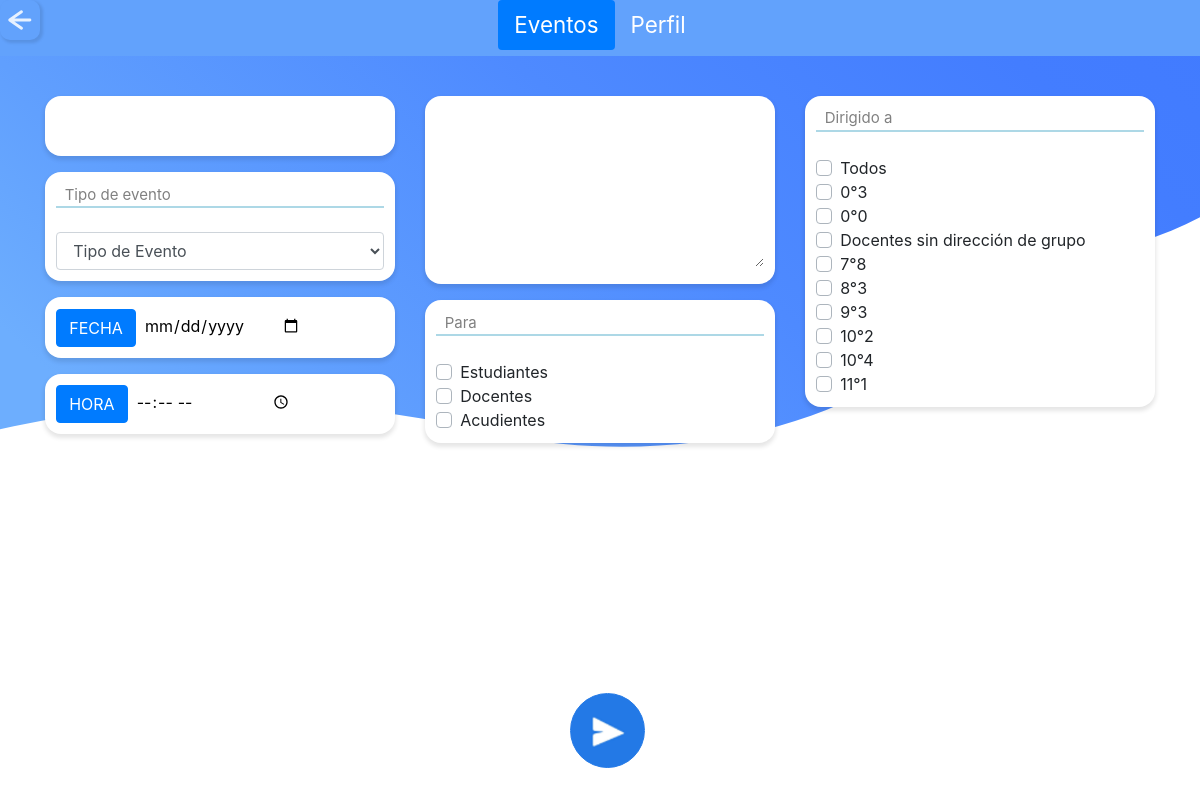
Screenshot of /moderador/actualizar_evento_mod.php (signed in) with the database file from the repository.
### tables this page shows
CREATE TABLE `tbl_grupo` (
  `codigo_g` varchar(10) NOT NULL,
  `grado_g` int(11) NOT NULL,
  `grupo_g` varchar(3) NOT NULL,
  `id_jornada` varchar(3) DEFAULT NULL
);

### moderador/actualizar_evento_mod.php (the view, shortened to what this page needs)
<?php
  include "../php/conexion.php";
  include "../php/variables.php";
?>
<!DOCTYPE html>
<html lang="es">
<head>
<?php
    $title="Moderador | SchoolTime";
    echo Links($title);
    ?>
    <link rel="stylesheet" type="text/css" href="../css/style.css">
    <link rel='stylesheet' href='../css/bootstrap.min.css'>
</head>
<body>
<?php
    $titulo="eventos";
    echo EventosModerador($titulo);
    ?>
<br>
<br>
<br>
<br>
<?php
$id=$_REQUEST['id'];
$query="SELECT * FROM tbl_evento WHERE id_evento='$id'";
$resultado=$conexion->query($query);
$row=$resultado->fetch_assoc();
?>
<form id="for" action="../php/modificar2.php?id=<?php echo $row['id_evento']?>" method="post">
<div class="container margen">
  <div class="row">
    <div class="col-sm">
        <div class="center nuevo_evento">
            <input type="text" class="titulo_evento" name="titulo_e" value="<?php echo $row['titulo_e'];?>" >
        </div>
   <div class="nuevo_evento">
    <div class="linea_azul">&nbsp;&nbsp;Tipo de evento</div><br>
    <select name="tipo_e" class="form-control" required>
    <option value="">Tipo de Evento</option>
      </select>
</div>
<?php
$fecha_actual = date('Y-m-d');
?>
<div class="nuevo_evento">
    <button type="button" class="btn btn-primary">FECHA</button>
    <?php
    $queryF="SELECT * FROM tbl_fecha_evento as fecha INNER JOIN tbl_evento as evento ON fecha.id_fecha=evento.id_fecha WHERE evento.id_evento='$id'";
    $resultadoF=$conexion->query($queryF);
    $rowF=$resultadoF->fetch_assoc();
    ?>
    <input class="fecha" min="<?php echo $fecha_actual ?>" type="date" name="fecha_e" value="<?php echo $rowF['fecha_evento'];?>">
   </div>
   <div class="nuevo_evento">
    <button type="button" class="btn btn-primary">HORA</button>
    <?php
    $queryH="SELECT * FROM tbl_hora_evento as hora INNER JOIN tbl_evento as evento ON hora.id_horas=evento.id_horas WHERE evento.id_evento='$id'";
    $resultadoH=$conexion->query($queryH);
    $rowH=$resultadoH->fetch_assoc();
    ?>
    <input class="fecha" type="time" name="hora_e" value="<?php echo $rowH['hora_evento'];?>">
   </div>
    </div>
    <div class="col-sm">
<div class="nuevo_evento ">
    <textarea class="descrip" name="descripcion_e" ><?php echo $row['descripcion_e'];?></textarea>
  </div>
    <div class="nuevo_evento">
 <div class="linea_azul">&nbsp;&nbsp;Para</div><br>
 <div class="custom-control custom-checkbox">
<label class="custom-control-label" for="e">Estudiantes</label>
</div>
<div class="custom-control custom-checkbox">
<label class="custom-control-label" for="a">Docentes</label>
</div>
<div class="custom-control custom-checkbox">
<label class="custom-control-label" for="ac">Acudientes</label>
</div>
</div>
    </div>
    <div class="col-sm">
  <div class="nuevo_evento">
 <div class="linea_azul">&nbsp;&nbsp;Dirigido a</div><br>
<div class="custom-control custom-checkbox">
<label class="custom-control-label" for="Marcar">Todos</label>
</div>
<?php
$query="SELECT * FROM tbl_grupo ORDER BY grado_g";
$resultado=$conexion->query($query);
while ($row=$resultado->fetch_assoc()){
?>
<?php
if( $row['grado_g']!=null){
?>
<div class="custom-control custom-checkbox">
<label class="custom-control-label" for="<?php echo $row['codigo_g']?>"><?php echo $row['grado_g']?>°<?php echo $row['grupo_g']?></label>
</div>
<?php
}
if( $row['codigo_g']=="DOCENTES"){
?>
<div class="custom-control custom-checkbox">
<label class="custom-control-label" for="Docentes">Docentes sin dirección de grupo</label>
</div>
<?php
}
}
?>
</div>
    </div>
  </div>
</div>
<center>
  <div class="form-check form-check-inline">
  <input class="btn_nuevo_evn" type="submit" value="">
  </div>
  </center>
</form>
</body>
</html>

### css/style.css (style rules this page uses)
* { padding: 0; margin: 0; }
body { background: url(../svg/back_one.svg) no-repeat center center fixed; background-size: cover; font-size: 110%; }
.center { margin: 0 auto; max-width: 350px; padding: 1em; border: 0px solid #CCC; border-radius: 1em; background-color: transparent; }
.btn_nuevo_evn { position: fixed; bottom: 0; display: inline-block; font-weight: 400; color: white; -webkit-user-select: none; -moz-user-select: none; -ms-user-select: none; user-select: none; width: 75px; height: 75px; box-shadow: none; background-color: #2379E6; background: url(../iconos/publicar_env.png) no-repeat center center; background-size: 100%; border: 1px solid #2379E6; padding: 0.375rem 0.75rem; margin-bottom: 2rem; font-size: 1rem; line-height: 1.5; border-radius: 50%; margin-left: -1.5rem; transition: color 0.15s ease-in-out, background-color 0.15s ease-in-out, border-color 0.15s ease-in-out, box-shadow 0.15s ease-in-out; }
input { background-color: white; width: 80px; height: 80px; border-radius: 10px; border-color: transparent; color: transparent; box-shadow: 2px 2px 3px 1px rgba(0, 0, 0, 0.1); }
.linea_azul { width: 100%; border-bottom: lightblue solid 2px; font-size: 94%; color: grey; }
.titulo_evento { display: block; width: 100%; height: calc(1.5em + 0.75rem + 2px); padding: 0.375rem 0.75rem; font-weight: 400; line-height: 1.5; color: #495057; background-color: transparent; background-clip: padding-box; border: 1px solid transparent; border-radius: 0.25em; transition: border-color 0.15s ease-in-out, box-shadow 0.15s ease-in-out; box-shadow: none; }
.nuevo_evento { margin: 0 auto; max-width: 350px; padding: 0.7em; border: 0px solid #CCC; box-shadow: 0px 3px 4px 1px rgba(0, 0, 0, 0.1); border-radius: 1em; background-color: white; margin-bottom: 1rem; }
.fecha { background-color: white; width: 50%; height: 25%; border-radius: 10px; border-color: transparent; box-shadow: none; padding: 0.1rem; color: black; }
textarea { border: none; width: 100%; height: 100px; }
.descrip { height: 160px; }

### rows the page displays
tbl_grupo: grado_g "0", grupo_g "3"
tbl_grupo: grado_g "0", grupo_g "0"
tbl_grupo: grado_g "7", grupo_g "8"
tbl_grupo: grado_g "8", grupo_g "3"
tbl_grupo: grado_g "9", grupo_g "3"
tbl_grupo: grado_g "10", grupo_g "2"
tbl_grupo: grado_g "10", grupo_g "4"
tbl_grupo: grado_g "11", grupo_g "1"
